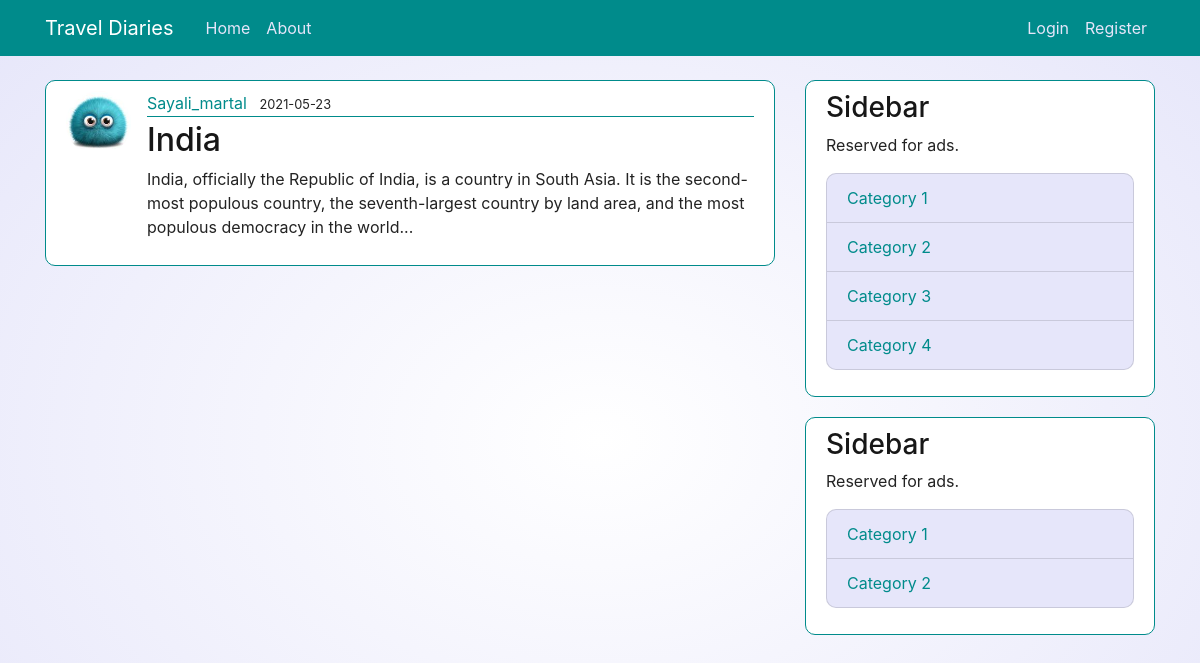
The page /post/28 on the database as committed earlier.
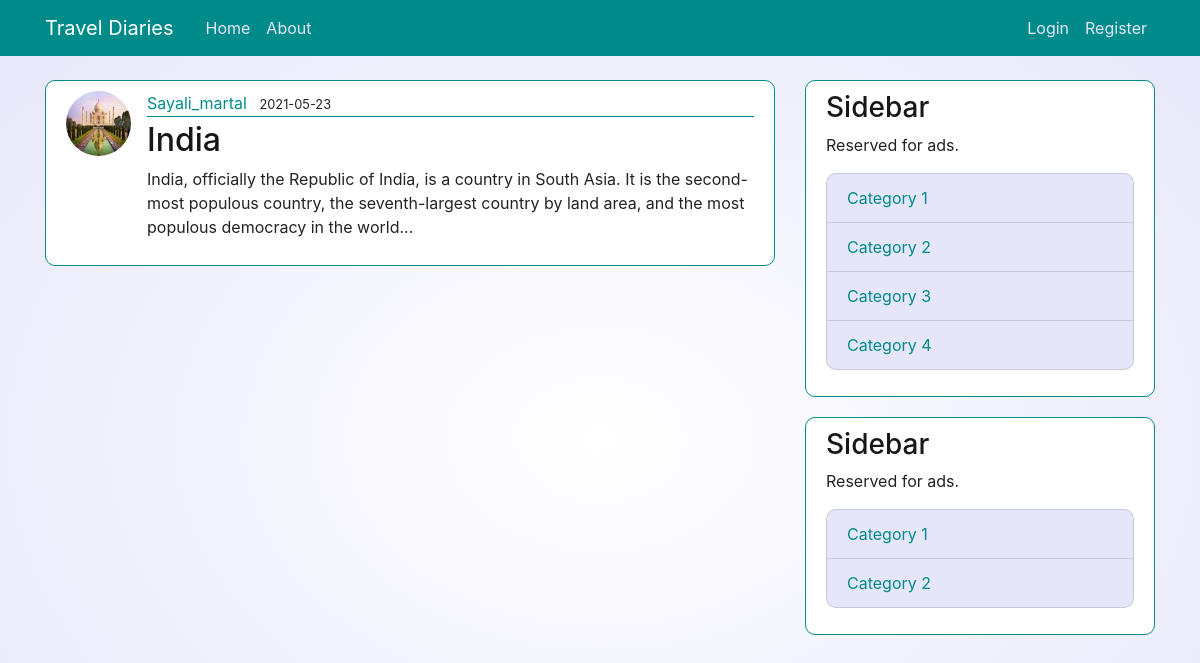
The same page on the database as committed later.
### travel/models.py (models this page shows, shortened)
class User(db.Model, UserMixin):
    id = db.Column(db.Integer, primary_key=True)
    username = db.Column(db.String(20), unique=True, nullable=False)
    email = db.Column(db.String(120), unique=True, nullable=False)
    image_file = db.Column(db.String(20), nullable=False, default='default.png')
    password = db.Column(db.String(60), nullable=False)
    posts = db.relationship('Post', backref='author', lazy=True)

### travel/posts/routes.py (the view)
@posts.route("/post/<int:post_id>")
def post(post_id):
    post = Post.query.get_or_404(post_id)
    return render_template('post.html', title=post.title, post=post)

### travel/templates/post.html (shortened to what this page needs)
{% extends "layout.html" %}
{% block content %}
  <article class="media content-section">
    <img class="rounded-circle article-img" src="{{ url_for('static', filename='profile_pics/' + post.author.image_file) }}">
    <div class="media-body">
      <div class="article-metadata">
        <a class="mr-2" href="{{ url_for('users.user_posts', username=post.author.username) }}">{{ post.author.username }}</a>
        <small class="text-muted">{{ post.date_posted.strftime('%Y-%m-%d') }}</small>
      </div>
      <h2 class="article-title">{{ post.title }}</h2>
      <p class="article-content">{{ post.content }}</p>
    </div>
  </article>
{% endblock content %}

Rows that differ between the two databases and show on the page:
changed User "Sayali_martal": image_file: a different picture
